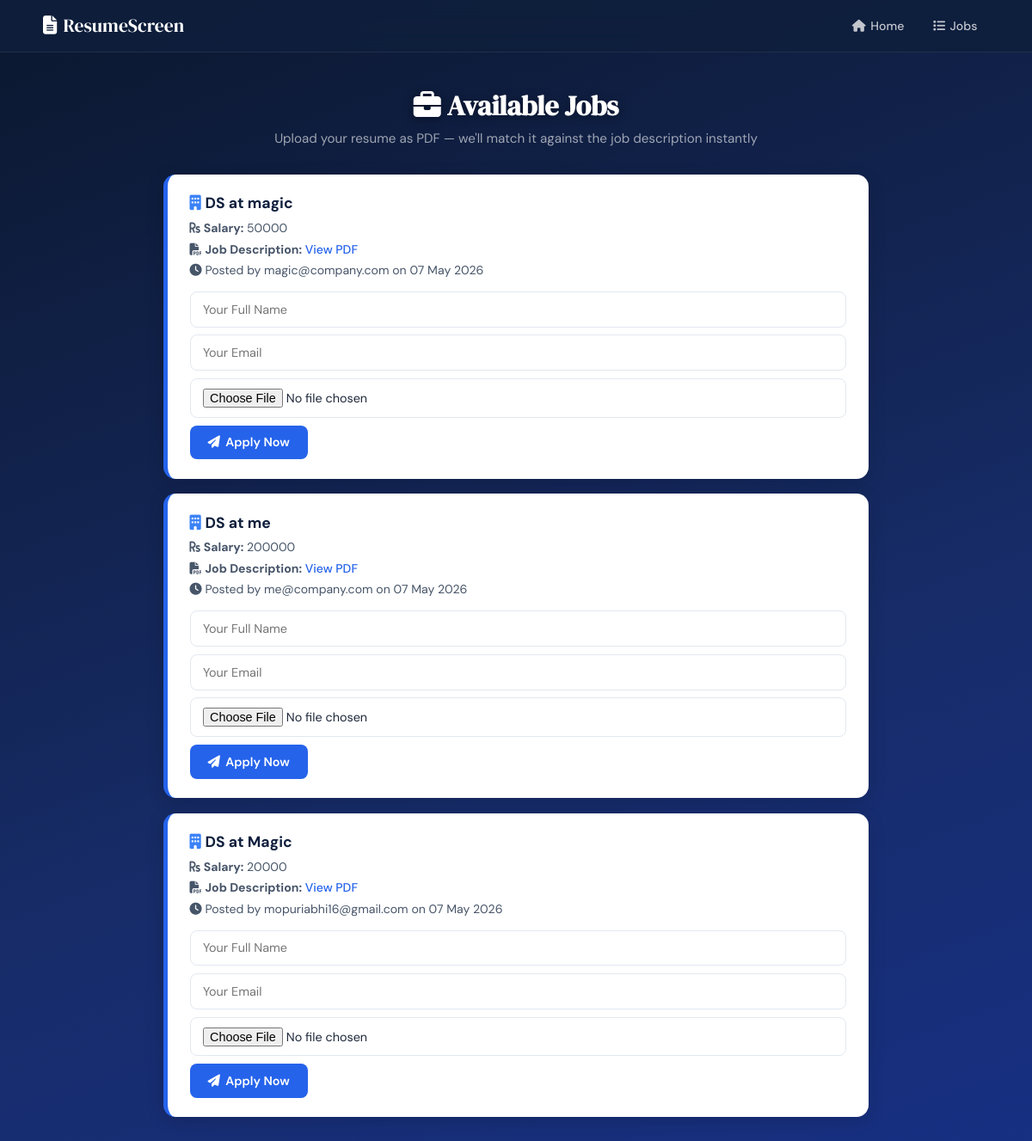
Page /job_seeker on the committed database.
### tables this page shows
CREATE TABLE jobs (
    id              INTEGER PRIMARY KEY AUTOINCREMENT,
    company         TEXT NOT NULL,
    job_profile     TEXT NOT NULL,
    salary          TEXT NOT NULL,
    job_description TEXT NOT NULL,
    posted_by       TEXT NOT NULL,
    posted_at       TEXT NOT NULL
);

### app.py (the view, shortened to what this page needs)
@app.route('/job_seeker', methods=['GET', 'POST'])
def job_seeker():
    if 'hr_email' in session:
        return redirect(url_for('hr_dash'))
    conn = get_db(); cur = conn.cursor()
    def fetch_jobs():
        cur.execute("SELECT id,company,job_profile,salary,job_description,posted_by,posted_at FROM jobs ORDER BY id DESC")
        return parse_jobs(cur.fetchall())
    jobs = fetch_jobs(); cur.close(); conn.close()
    return render_template('job_seeker.html', jobs=jobs)

### app.py (called while the page is built)
def get_db():
    return sqlite3.connect(DB_PATH)

def parse_datetime(val):
    if val and isinstance(val, str):
        for fmt in ('%Y-%m-%d %H:%M:%S.%f', '%Y-%m-%d %H:%M:%S'):
            try: return datetime.strptime(val, fmt)
            except ValueError: pass
    return val

def parse_jobs(raw_jobs):
    return [tuple([*j[:6], parse_datetime(j[6]), *j[7:]]) for j in raw_jobs]

### templates/job_seeker.html (shortened to what this page needs)
<!DOCTYPE html>
<html lang="en">
<head>
  <link rel="stylesheet" href="https://cdnjs.cloudflare.com/ajax/libs/font-awesome/6.4.2/css/all.min.css">
</head>
<body>
<nav>
  <div class="nav-container">
    <a href="{{ url_for('index') }}" class="nav-logo"><i class="fas fa-file-alt"></i> ResumeScreen</a>
    <ul>
      <li><a href="{{ url_for('index') }}"><i class="fas fa-home"></i> Home</a></li>
      <li><a href="{{ url_for('job_seeker') }}"><i class="fas fa-list"></i> Jobs</a></li>
    </ul>
  </div>
</nav>
{% if jobs %}
  <h1 class="page-title"><i class="fas fa-briefcase"></i> Available Jobs</h1>
  <p class="page-sub">Upload your resume as PDF — we'll match it against the job description instantly</p>
  <div class="listings">
    {% for job in jobs %}
      <div class="job-card">
        <h3><i class="fas fa-building" style="color:#3b82f6;margin-right:.3rem"></i>{{ job[2] }} at {{ job[1] }}</h3>
        <p><i class="fas fa-rupee-sign"></i> <strong>Salary:</strong> {{ job[3] }}</p>
        <p><i class="fas fa-file-pdf"></i> <strong>Job Description:</strong>
          <a href="{{ url_for('uploaded_file', filename=job[4]) }}" target="_blank">View PDF</a>
        </p>
        <p class="job-meta-small"><i class="fas fa-clock"></i> Posted by {{ job[5] }} on {{ job[6].strftime('%d %b %Y') }}</p>
        <form class="apply-form" method="POST" action="{{ url_for('job_seeker') }}"
              enctype="multipart/form-data" id="form_{{ job[0] }}">
          <input type="text"  name="name"   placeholder="Your Full Name"  required>
          <input type="email" name="email"  placeholder="Your Email"       required>
          <input type="file"  name="resume" accept=".pdf"                  required>
          <button type="submit"><i class="fas fa-paper-plane"></i> Apply Now</button>
        </form>
      </div>
    {% endfor %}
  </div>
{% else %}
  <h1 class="page-title">No Jobs Available</h1>
  <p class="no-jobs-msg">No openings right now — check back later!</p>
{% endif %}
</body>
</html>

### templates/job_seeker.html (style rules this page uses)
*, *::before, *::after { margin:0; padding:0; box-sizing:border-box; }
:root { --blue:#2563eb; --navy:#0f1f3d; --accent:#f59e0b; }
body { font-family:'DM Sans',sans-serif; background:linear-gradient(160deg,#0f1f3d 0%,#1e3a8a 60%,#1e40af 100%); min-height:100vh; display:flex; flex-direction:column; align-items:center; position:relative; }
body::before { content:''; position:fixed; inset:0; background:rgba(0,0,0,.25); z-index:0; }
nav { width:100%; position:sticky; top:0; z-index:100; background:rgba(15,31,61,.85); backdrop-filter:blur(12px); border-bottom:1px solid rgba(255,255,255,.08); padding:.9rem 2rem; }
.nav-container { max-width:1100px; margin:0 auto; display:flex; justify-content:space-between; align-items:center; }
.nav-logo { color:#fff; font-family:'DM Serif Display',serif; font-size:1.35rem; text-decoration:none; display:flex; align-items:center; gap:.45rem; }
nav ul { display:flex; list-style:none; gap:.4rem; }
nav ul li a { color:rgba(255,255,255,.75); text-decoration:none; font-size:.88rem; font-weight:500; padding:.4rem .85rem; border-radius:7px; display:flex; align-items:center; gap:.35rem; transition:background .2s, color .2s; }
.page-title { position:relative; z-index:1; margin-top:2.5rem; color:#fff; font-family:'DM Serif Display',serif; font-size:2rem; text-align:center; text-shadow:0 2px 12px rgba(0,0,0,.4); animation:fadeUp .4s ease; }
.page-sub { position:relative; z-index:1; color:rgba(255,255,255,.6); text-align:center; font-size:.95rem; margin-top:.4rem; margin-bottom:2rem; animation:fadeUp .5s ease; }
.listings { position:relative; z-index:1; width:90%; max-width:820px; padding-bottom:3rem; }
.job-card { background:#fff; border-radius:14px; border-left:5px solid var(--blue); padding:1.4rem 1.6rem; margin-bottom:1.1rem; box-shadow:0 4px 20px rgba(0,0,0,.15); transition:transform .25s, box-shadow .25s; animation:fadeUp .35s ease both; }
.job-card h3 { color:var(--navy); font-size:1.1rem; font-weight:700; margin-bottom:.55rem; }
.job-card p { color:#475569; font-size:.88rem; margin-bottom:.4rem; }
.job-card a { color:var(--blue); text-decoration:none; font-weight:500; }
.job-meta-small { font-size:.78rem; color:#94a3b8; margin-bottom:1rem; }
.apply-form { margin-top:1rem; display:grid; gap:.55rem; }
.apply-form input { width:100%; padding:.68rem .9rem; border:1.5px solid #e2e8f0; border-radius:8px; font-family:'DM Sans',sans-serif; font-size:.9rem; color:#1e293b; outline:none; transition:border-color .2s, box-shadow .2s; }
.apply-form button { padding:.68rem 1.3rem; background:var(--blue); color:#fff; border:none; border-radius:8px; font-family:'DM Sans',sans-serif; font-size:.9rem; font-weight:600; cursor:pointer; display:inline-flex; align-items:center; gap:.4rem; transition:background .2s, transform .2s; width:fit-content; }

### rows in the picture
jobs: job_profile "DS", company "magic", salary "50000", posted_by "magic@company.com", posted_at "07 May 2026"
jobs: job_profile "DS", company "me", salary "200000", posted_by "me@company.com", posted_at "07 May 2026"
jobs: job_profile "DS", company "Magic", salary "20000", posted_by "mopuriabhi16@gmail.com", posted_at "07 May 2026"
